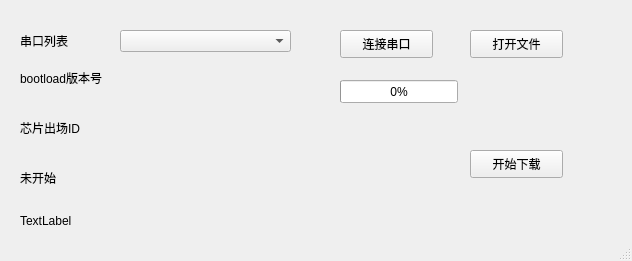
<?xml version="1.0" encoding="UTF-8"?>
<ui version="4.0">
 <class>serUpdateClass</class>
 <widget class="QMainWindow" name="serUpdateClass">
  <property name="geometry">
   <rect>
    <x>0</x>
    <y>0</y>
    <width>632</width>
    <height>261</height>
   </rect>
  </property>
  <property name="windowTitle">
   <string>serUpdate</string>
  </property>
  <widget class="QWidget" name="centralWidget">
   <widget class="QLabel" name="label">
    <property name="geometry">
     <rect>
      <x>20</x>
      <y>30</y>
      <width>81</width>
      <height>21</height>
     </rect>
    </property>
    <property name="text">
     <string>串口列表</string>
    </property>
   </widget>
   <widget class="QComboBox" name="serList">
    <property name="geometry">
     <rect>
      <x>120</x>
      <y>30</y>
      <width>171</width>
      <height>22</height>
     </rect>
    </property>
   </widget>
   <widget class="QPushButton" name="serConnect">
    <property name="geometry">
     <rect>
      <x>340</x>
      <y>30</y>
      <width>93</width>
      <height>28</height>
     </rect>
    </property>
    <property name="text">
     <string>连接串口</string>
    </property>
   </widget>
   <widget class="QPushButton" name="openFile">
    <property name="geometry">
     <rect>
      <x>470</x>
      <y>30</y>
      <width>93</width>
      <height>28</height>
     </rect>
    </property>
    <property name="text">
     <string>打开文件</string>
    </property>
   </widget>
   <widget class="QLabel" name="bootloadVer">
    <property name="geometry">
     <rect>
      <x>20</x>
      <y>70</y>
      <width>171</width>
      <height>16</height>
     </rect>
    </property>
    <property name="text">
     <string>bootload版本号</string>
    </property>
   </widget>
   <widget class="QLabel" name="deviceID">
    <property name="geometry">
     <rect>
      <x>20</x>
      <y>120</y>
      <width>111</width>
      <height>16</height>
     </rect>
    </property>
    <property name="text">
     <string>芯片出场ID</string>
    </property>
   </widget>
   <widget class="QLabel" name="downloadStatus">
    <property name="geometry">
     <rect>
      <x>20</x>
      <y>170</y>
      <width>72</width>
      <height>15</height>
     </rect>
    </property>
    <property name="text">
     <string>未开始</string>
    </property>
   </widget>
   <widget class="QProgressBar" name="downloadProgress">
    <property name="geometry">
     <rect>
      <x>340</x>
      <y>80</y>
      <width>118</width>
      <height>23</height>
     </rect>
    </property>
    <property name="value">
     <number>0</number>
    </property>
   </widget>
   <widget class="QPushButton" name="upLoad">
    <property name="geometry">
     <rect>
      <x>470</x>
      <y>150</y>
      <width>93</width>
      <height>28</height>
     </rect>
    </property>
    <property name="text">
     <string>开始下载</string>
    </property>
   </widget>
   <widget class="QLabel" name="fileRoute">
    <property name="geometry">
     <rect>
      <x>20</x>
      <y>210</y>
      <width>581</width>
      <height>21</height>
     </rect>
    </property>
    <property name="text">
     <string>TextLabel</string>
    </property>
   </widget>
  </widget>
  <widget class="QStatusBar" name="statusBar"/>
 </widget>
 <layoutdefault spacing="6" margin="11"/>
 <resources>
  <include location="serUpdate.qrc"/>
 </resources>
 <connections/>
</ui>
